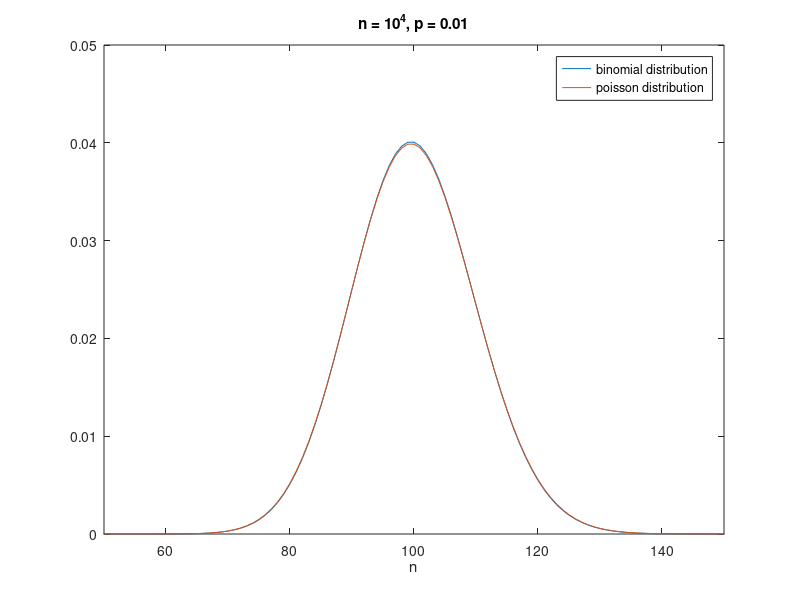
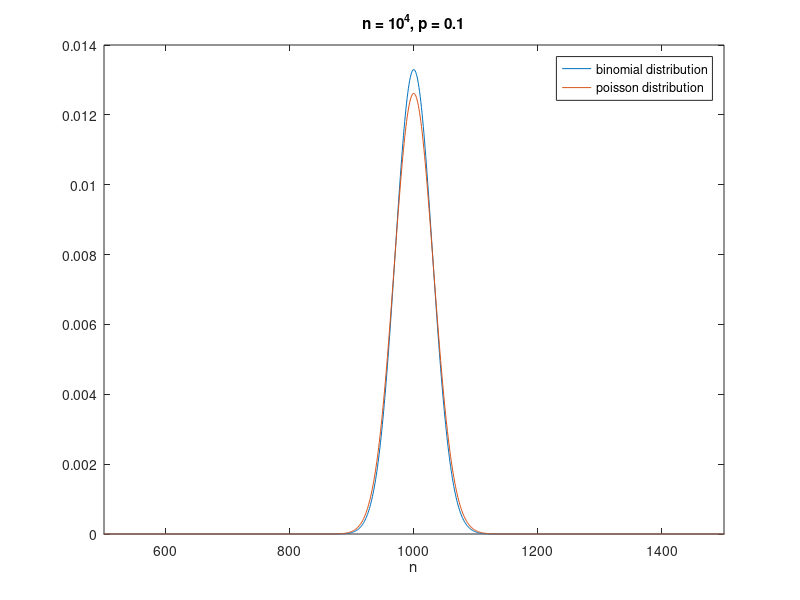
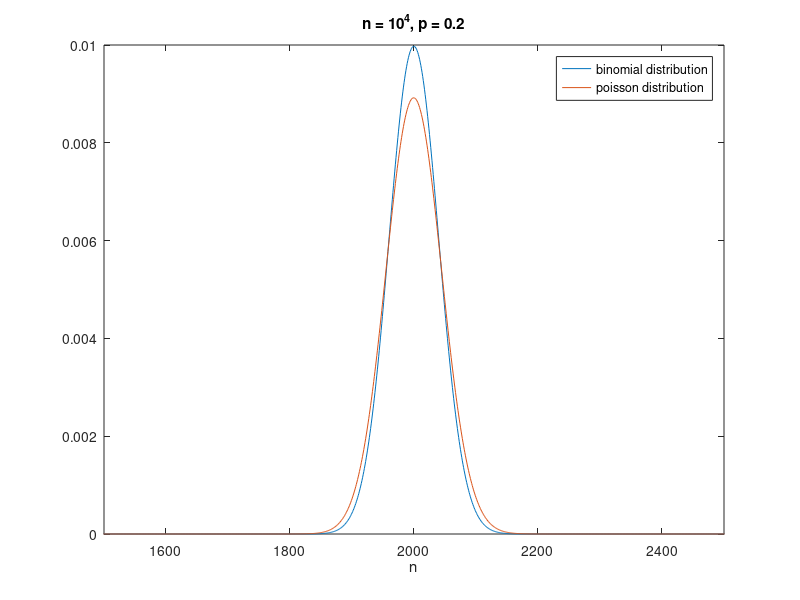
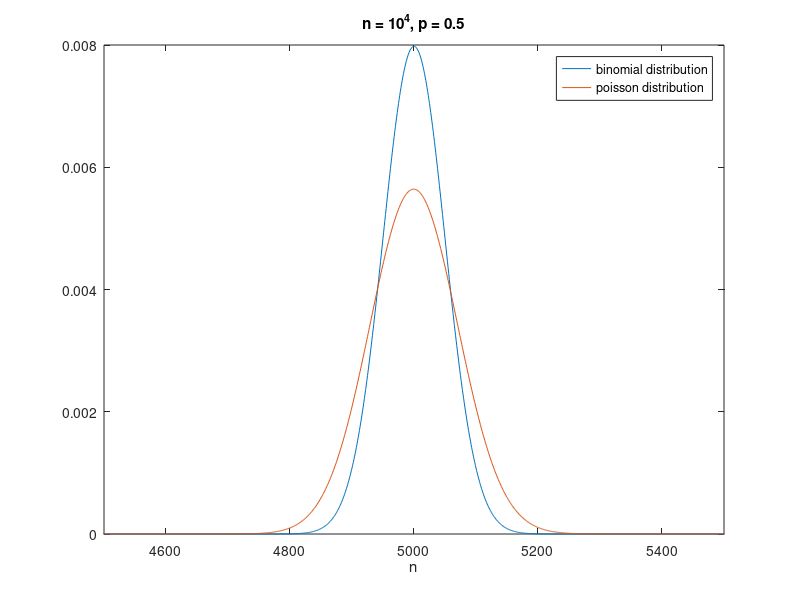

The MATLAB script that drew these images, in order:
%plotting in probability density function 
%(from HW5_1e, which is the same code with a little optimization)
figure('name','p = 0.01','NumberTitle','off'); 
x1 = 0:10000;
y_b1 = binopdf(x1, 10000, 0.01);
plot(x1, y_b1);
hold on
y_p1 = poisspdf(x1, 10000*0.01);
plot(x1, y_p1);
hold off
xlim([50 150]);
xlabel("n");
legend('binomial distribution', 'poisson distribution');
title("n = 10^4, p = 0.01");

figure('name','p = 0.1','NumberTitle','off'); 
x2 = 0:10000;
y_b2 = binopdf(x2, 10000, 0.1);
plot(x2, y_b2);
hold on
y_p2 = poisspdf(x2, 10000*0.1);
plot(x2, y_p2);
hold off
xlim([500 1500]);
xlabel("n");
legend('binomial distribution', 'poisson distribution');
title("n = 10^4, p = 0.1");

figure('name','p = 0.2','NumberTitle','off'); 
x3 = 0:10000;
y_b3 = binopdf(x3, 10000, 0.2);
plot(x3, y_b3);
hold on
y_p3 = poisspdf(x3, 10000*0.2);
plot(x3, y_p3);
hold off
xlim([1500 2500]);
xlabel("n");
legend('binomial distribution', 'poisson distribution');
title("n = 10^4, p = 0.2");

figure('name','p = 0.5','NumberTitle','off'); 
x4 = 0:10000;
y_b4 = binopdf(x4, 10000, 0.5);
plot(x4, y_b4);
hold on
y_p4 = poisspdf(x4, 10000*0.5);
plot(x4, y_p4);
hold off
xlim([4500 5500]);
xlabel("n");
legend('binomial distribution', 'poisson distribution');
title("n = 10^4, p = 0.5");